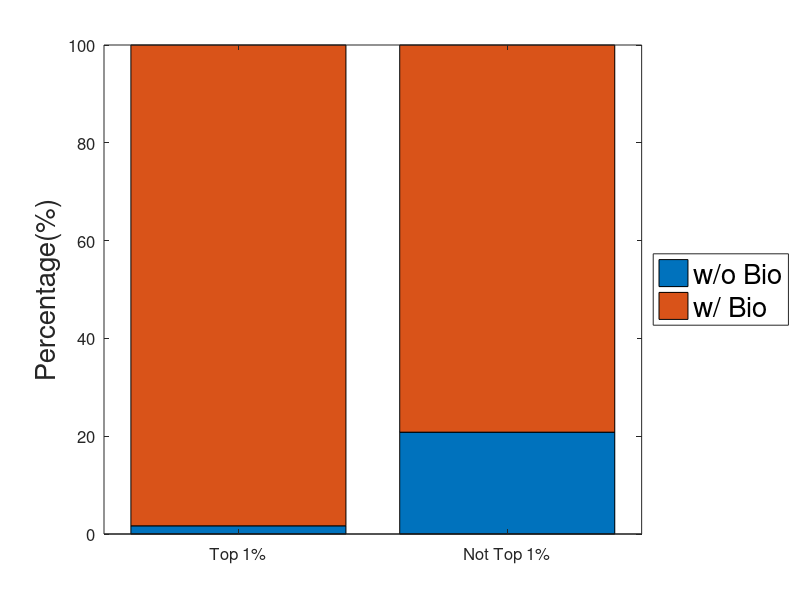

The MATLAB script that drew this image:
function draw_des_prediction()
    Y = [0.01675 0.98325; 0.20825 0.79175];
    X = {'Top 1%', 'Not Top 1%'};
    bar(Y, 0.8, 'stacked');
    colormap(copper);
    xlim([0.5 2.5]); 
    ylim([0 1]);
    set(gca, 'yticklabel', cellstr(num2str(get(gca,'ytick')'*100)));
    set(gca, 'xticklabel', X);
    set(gca, 'FontSize', 12);
    xlabel('','FontSize',20);
    ylabel('Percentage(%)','FontSize',20);
    legend('w/o Bio', 'w/ Bio', 'Location', 'EastOutside');
    set(legend, 'FontSize', 20);
    title('');
    grid off;
    print('./results/prediction/attributes/des_prediction.eps', '-depsc')
end